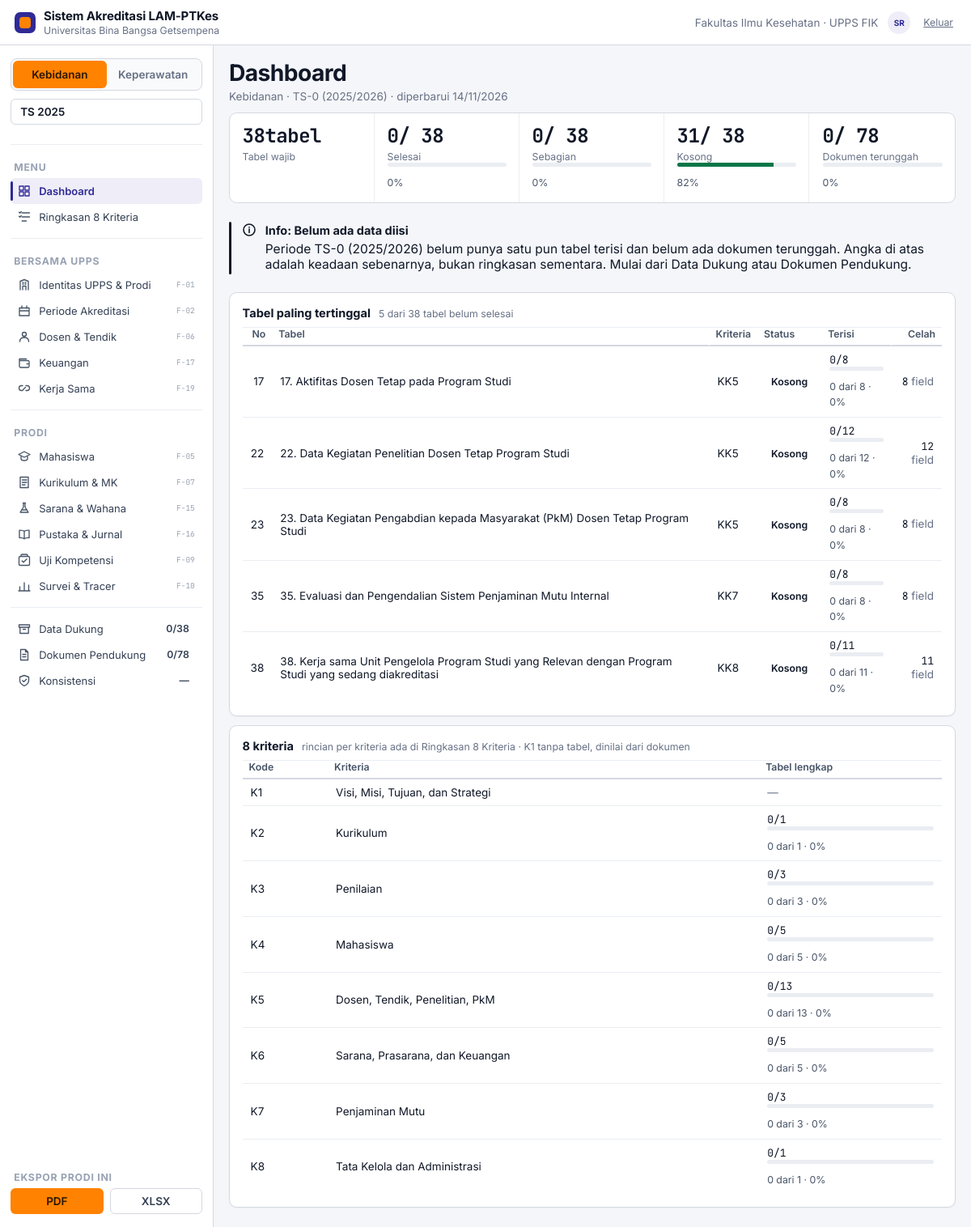
Screenshot of /index.php (signed in) with the database file from the repository.
### tables this page shows
CREATE TABLE pengguna (
  id            INT UNSIGNED NOT NULL AUTO_INCREMENT,
  email         VARCHAR(160) NOT NULL,                
  nama          VARCHAR(160) NOT NULL,
  sandi         VARCHAR(255) NULL,                    
  peran_kode    VARCHAR(32) NOT NULL,
  prodi_id      INT UNSIGNED NULL,                    
  aktif         TINYINT(1) NOT NULL DEFAULT 1,
  dibuat        DATETIME NOT NULL DEFAULT CURRENT_TIMESTAMP,
  masuk_terakhir DATETIME NULL,
  PRIMARY KEY (id),
  UNIQUE KEY uq_pengguna_email (email),
  CONSTRAINT fk_pengguna_peran FOREIGN KEY (peran_kode) REFERENCES peran(kode),
  CONSTRAINT fk_pengguna_prodi FOREIGN KEY (prodi_id) REFERENCES prodi(id)
);

CREATE TABLE prodi (
  id                     INT UNSIGNED NOT NULL AUTO_INCREMENT,
  upps_id                INT UNSIGNED NOT NULL,
  nama_ps                VARCHAR(120) NOT NULL,
  jenjang                ENUM('D-III','Sarjana','Profesi','Sarjana Terapan','Magister','Spesialis') NOT NULL,
  bidang                 VARCHAR(80)  NOT NULL,
  punya_tahap_profesi    TINYINT(1)   NOT NULL DEFAULT 0,
  nama_profesi_lulusan   VARCHAR(80)  NULL,
  lama_studi_semester    TINYINT UNSIGNED NULL,
  nama_uji_kompetensi    VARCHAR(120) NULL,
  peringkat_akreditasi   VARCHAR(40)  NULL,
  tgl_akreditasi         DATE NULL,
  tgl_berakhir_akreditasi DATE NULL,
  aktif                  TINYINT(1) NOT NULL DEFAULT 1,
  dibuat                 DATETIME NOT NULL DEFAULT CURRENT_TIMESTAMP,
  diubah                 DATETIME NOT NULL DEFAULT CURRENT_TIMESTAMP ON UPDATE CURRENT_TIMESTAMP,
  PRIMARY KEY (id),
  UNIQUE KEY uq_prodi_nama (upps_id, nama_ps),
  CONSTRAINT fk_prodi_upps FOREIGN KEY (upps_id) REFERENCES upps(id)
);

CREATE TABLE periode (
  id            INT UNSIGNED NOT NULL AUTO_INCREMENT,
  prodi_id      INT UNSIGNED NOT NULL,
  tahun_ts      SMALLINT UNSIGNED NOT NULL,           
  tahun_ss      SMALLINT UNSIGNED NULL,               
  tgl_pengajuan DATE NULL,
  catatan       VARCHAR(255) NULL,
  aktif         TINYINT(1) NOT NULL DEFAULT 1,
  dibuat        DATETIME NOT NULL DEFAULT CURRENT_TIMESTAMP,
  PRIMARY KEY (id),
  UNIQUE KEY uq_periode (prodi_id, tahun_ts),
  CONSTRAINT fk_periode_prodi FOREIGN KEY (prodi_id) REFERENCES prodi(id),
  CONSTRAINT ck_periode_ts CHECK (tahun_ts BETWEEN 2000 AND 2100)
);

CREATE TABLE IF NOT EXISTS kriteria (
  kode       CHAR(2) NOT NULL,
  nama       VARCHAR(160) NOT NULL,
  PRIMARY KEY (kode)
);

### web/tampilan/kerangka/komponen.php (the view, shortened to what the rows shown need)
<?php
function strip(array $sel): string
{
    $out = '<div class="strip">';
    foreach ($sel as $s) {
        if (is_array($s) && isset($s['label'])) {
            $nilai = (string) ($s['nilai'] ?? '');
            $label = (string) $s['label'];
            $dari  = $s['dari'] ?? null;
            $satuan = (string) ($s['satuan'] ?? '');
            $cls   = (string) ($s['kelas'] ?? '');
        }
        $angka = '<b class="num">' . e($nilai) . '</b>';
        if ($dari !== null && $dari !== '' && (float) $dari > 0) {
            $angka .= '<span class="strip-dari">/ ' . e($dari) . '</span> ';
        }
        if ($satuan !== '') {
            $angka .= '<span class="strip-satuan">' . e($satuan) . '</span>';
        }
        $out .= '<div class="cell"><div class="val ' . e($cls) . '">' . $angka . '</div>'
            . '<div class="lab">' . e($label) . '</div>';
        if ($dari !== null && $dari !== '' && (float) $dari > 0) {
            $out .= mbar((float) $nilai / (float) $dari * 100, $cls !== '' ? $cls : 'ok');
            $out .= '<div class="foot-note">' . e(number_format((float) $nilai / (float) $dari * 100, 0, ',', '.')) . '%</div>';
        }
        $out .= '</div>';
    }
    return $out . '</div>';
}
function kartu(string $judulAtauIsi, ?string $isi = null, array $opsi = []): string
{
    $kelas = trim((string) ($opsi['kelas'] ?? ''));
    $id = $opsi['id'] ?? '';
    $catatan = $opsi['catatan'] ?? '';
    return '<div class="card' . ($kelas !== '' ? ' ' . e($kelas) : '') . '"'
        . ($id !== '' ? ' id="' . e((string) $id) . '"' : '') . '>'
        . cardHead($judulAtauIsi, (string) $catatan)
        . $isi
        . '</div>';
}
function cardHead(string $judul, string $catatan = '', string $kanan = ''): string
{
    $out = '<div class="card-head"><h2>' . e($judul) . '</h2>';
    if ($catatan !== '') {
        $out .= '<span class="note">' . e($catatan) . '</span>';
    }
    return $out . '</div>';
}
function mbar(float $pct, string $cls = 'ok', int $h = 5): string
{
    $p = max(0, min(100, $pct));
    return '<div class="mbar" style="height:' . $h . 'px"><i class="' . e($cls)
        . '" style="width:' . number_format($p, 1, '.', '') . '%"></i></div>';
}
function tabel_html(array $kolom, array $baris, array $opsi = []): string
{
    $cls = trim((string) ($opsi['cls'] ?? ''));
    $norm = static function ($k): array {
        if (is_array($k)) {
            if (isset($k['label'])) {
                return [
                    (string) $k['label'],
                    (string) ($k['align'] ?? $k['kelas'] ?? ''),
                    (bool) ($k['html'] ?? false),
                ];
            }
            return [(string) ($k[0] ?? ''), (string) ($k[1] ?? ''), (bool) ($k[2] ?? false)];
        }
        return [(string) $k, '', false];
    };
    $kolomAsli = $kolom;
    $kolom = array_map($norm, $kolom);
    $out = ($opsi['tanpa_bungkus'] ?? false) ? '' : '<div class="tbl-wrap">';
    $out .= '<table class="tbl' . ($cls !== '' ? ' ' . e($cls) : '') . '"><thead><tr>';
    foreach ($kolom as $k) {
        $out .= '<th class="' . ($k[1] === 'r' ? 'r' : '') . '">' . e($k[0]) . '</th>';
    }
    $out .= '</tr></thead><tbody>';
    $kunciKolom = array_map(static fn($k) => is_array($k) ? ($k['kunci'] ?? null) : null, $kolomAsli);
    $adaKunci = $kunciKolom !== [] && array_filter($kunciKolom, static fn($k) => $k !== null) !== [];
    foreach ($baris as $r) {
        $trCls = is_array($r) && isset($r['cls']) && !isset($r['html']) && !isset($r['isi'])
            ? ' class="' . e($r['cls']) . '"' : '';
        if (is_array($r) && isset($r['cells'])) {
            $sel = $r['cells'];
        } elseif (is_array($r) && (array_key_exists('html', $r) || array_key_exists('isi', $r))) {
            $sel = [$r];
        } elseif (is_array($r) && !array_is_list($r) && $adaKunci) {
            $urut = [];
            foreach ($kunciKolom as $kk) {
                $urut[] = $kk !== null ? ($r[$kk] ?? null) : null;
            }
            $sel = $urut;
        } else {
            $sel = $r;
        }
        $out .= '<tr' . $trCls . '>';
        foreach ($sel as $i => $c) {
            $kanan = ($kolom[$i][1] ?? '') === 'r' ? 'r' : '';
            $htmlKolom = $kolom[$i][2] ?? false;
            if (is_array($c)) {
                if (array_key_exists('html', $c)) {
                    $isi = (string) $c['html'];
                    $htmlSel = true;
                } else {
                    $isi = $c['isi'] ?? $c[0] ?? null;
                    $htmlSel = false;
                }
                $clsSel = ' ' . (string) ($c['cls'] ?? $c['kelas'] ?? $c[1] ?? '');
            } else {
                $isi = $c;
                $htmlSel = false;
                $clsSel = '';
            }
            if ($isi === null || $isi === '') {
                $td = '<span class="muted">—</span>';
            } elseif ($htmlSel || $htmlKolom) {
                $td = $isi;
            } else {
                $td = e($isi);
            }
            $attr = trim($kanan . $clsSel);
            $out .= '<td' . ($attr !== '' ? ' class="' . $attr . '"' : '') . '>' . $td . '</td>';
        }
        $out .= '</tr>';
    }
    $out .= '</tbody>';
    $out .= '</table>';
    return ($opsi['tanpa_bungkus'] ?? false) ? $out : $out . '</div>';
}
function strip_angka(array $sel): string
{
    return strip($sel);
}
function bar_bagian(float $bagian, float $total, string $cls = 'ok'): string
{
    $pct = $bagian / $total * 100;
    return mbar($pct, $cls) . '<div class="foot-note">'
        . e(number_format($bagian, 0, ',', '.')) . ' dari '
        . e(number_format($total, 0, ',', '.')) . ' · '
        . e(number_format($pct, 0, ',', '.')) . '%</div>';
}
function rekap_kriteria(int $prodiId, int $periodeId): array
{
    return rekap_per_kriteria($prodiId, $periodeId);
}

### web/system/layout.php (shortened to what the rows shown need)
<?php
require_once __DIR__ . '/view.php';
function render(string $judul, string $isi, array $opsi = []): void
{
    $U = pengguna();
    ?><!DOCTYPE html>
<html lang="id">
<head>
<link rel="stylesheet" href="<?= e(BASE_URL) ?>assets/css/app.css?v=1">
<link rel="stylesheet" href="<?= e(BASE_URL) ?>assets/css/anim.css?v=1">
</head>
<body>
<header class="topbar">
  <div class="topbar-right">
    <span class="topbar-ctx">Fakultas Ilmu Kesehatan · UPPS FIK</span>
    <div class="avatar" title="<?= e($U['nama'] ?? '') ?>"><?= e(inisial($U['nama'] ?? '')) ?></div>
    <a class="who-keluar" href="<?= e(BASE_URL) ?>index.php?m=masuk&amp;a=keluar">Keluar</a>
  </div>
</header>
<aside class="sidebar" id="sidebar" aria-label="Navigasi utama">
  <div class="switch">
    <?php foreach (semua_prodi() as $p): ?>
      <button data-prodi="<?= (int) $p['id'] ?>" aria-pressed="<?= (int) $p['id'] === prodi_aktif() ? 'true' : 'false' ?>"><?= e($p['nama_ps']) ?></button>
    <?php endforeach; ?>
  </div>
  <button class="period"><b>TS <?= e(tahun_ts()) ?></b></button>
</aside>
<main class="main">
  <div class="page-head">
    <div>
      <h1><?= e($judul) ?></h1>
    </div>
  </div>
  <?= $isi ?>
</main>
</body>
</html><?php
}
function inisial(string $nama): string
{
    $bersih = preg_replace('/,.*$/', '', $nama);
    $kata = preg_split('/\s+/', trim((string) $bersih)) ?: [];
    $out = '';
    foreach ($kata as $k) {
        if ($k !== '') {
            $out .= mb_substr($k, 0, 1);
        }
        if (mb_strlen($out) >= 2) {
            break;
        }
    }
    return mb_strtoupper($out);
}
function semua_prodi(): array
{
    return q('SELECT id, nama_ps FROM prodi WHERE aktif = 1 ORDER BY id');
}
function tahun_ts(): int
{
    static $ts = null;
    if ($ts !== null) {
        return $ts;
    }
    $p = prodi_aktif();
    return $ts = (int) qv('SELECT tahun_ts FROM periode WHERE prodi_id = ? AND aktif = 1
                            ORDER BY tahun_ts DESC LIMIT 1', [$p], (int) date('Y'));
}

### rows the page displays
pengguna: nama "SR", prodi.tahun_ts "2025"
prodi: nama_ps "Kebidanan"
prodi: nama_ps "Keperawatan"
kriteria: kode "K1", nama "Visi, Misi, Tujuan, dan Strategi", td "—"
kriteria: kode "K2", nama "Kurikulum", td "0/1", total "1"
kriteria: kode "K3", nama "Penilaian", td "0/3", total "3"
kriteria: kode "K4", nama "Mahasiswa", td "0/5", total "5"
kriteria: kode "K5", nama "Dosen, Tendik, Penelitian, PkM", td "0/13", total "13"
kriteria: kode "K6", nama "Sarana, Prasarana, dan Keuangan", td "0/5", total "5"
kriteria: kode "K7", nama "Penjaminan Mutu", td "0/3", total "3"
kriteria: kode "K8", nama "Tata Kelola dan Administrasi", td "0/1", total "1"

### other values shown
$grup['kelompok'] "MENU"
$nama "Dashboard"
$nama "Ringkasan 8 Kriteria"
$grup['kelompok'] "BERSAMA UPPS"
$nama "Identitas UPPS & Prodi"
$fitur "F-01"
$nama "Periode Akreditasi"
$fitur "F-02"
$nama "Dosen & Tendik"
$fitur "F-06"
$nama "Keuangan"
$fitur "F-17"
$nama "Kerja Sama"
$fitur "F-19"
$grup['kelompok'] "PRODI"
